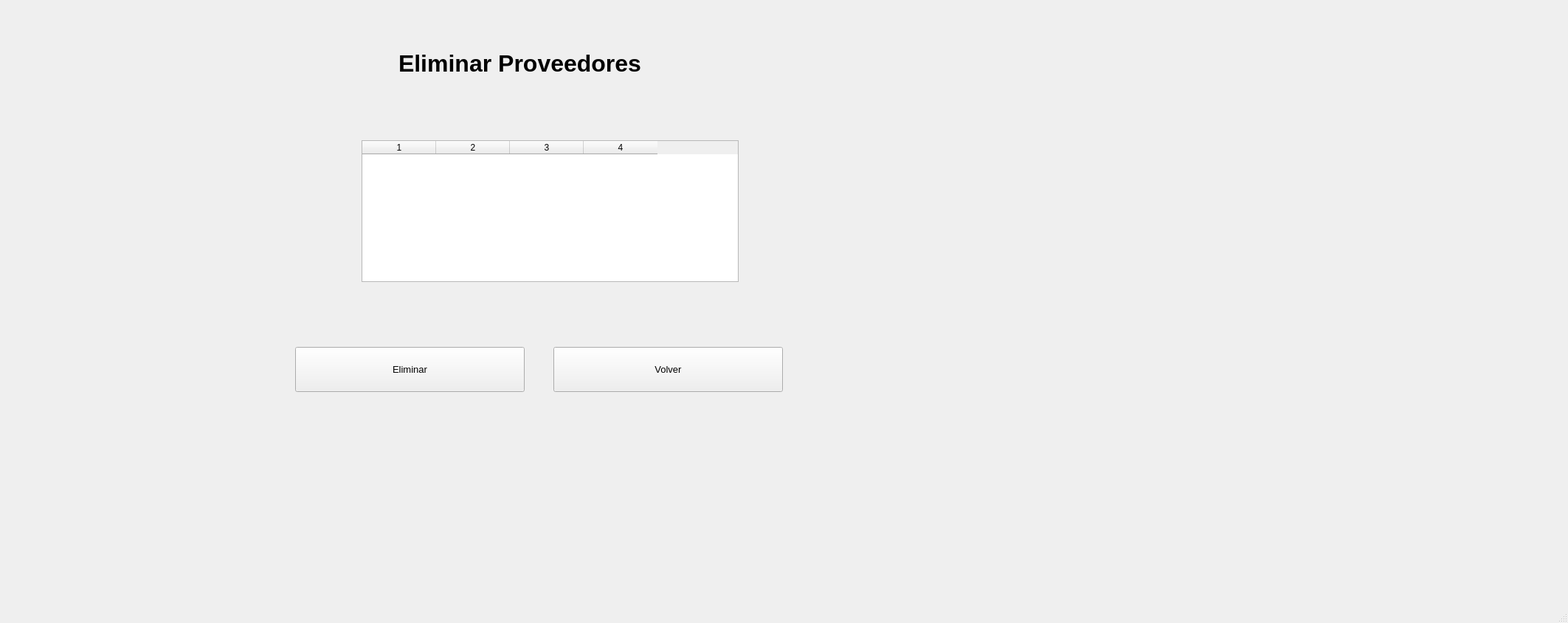
<?xml version="1.0" encoding="UTF-8"?>
<ui version="4.0">
 <class>MainWindow</class>
 <widget class="QMainWindow" name="MainWindow">
  <property name="geometry">
   <rect>
    <x>0</x>
    <y>0</y>
    <width>2125</width>
    <height>844</height>
   </rect>
  </property>
  <property name="windowTitle">
   <string>MainWindow</string>
  </property>
  <widget class="QWidget" name="centralwidget">
   <widget class="QLabel" name="lblTitulo">
    <property name="geometry">
     <rect>
      <x>540</x>
      <y>30</y>
      <width>521</width>
      <height>111</height>
     </rect>
    </property>
    <property name="font">
     <font>
      <family>Segoe UI</family>
      <pointsize>24</pointsize>
      <weight>75</weight>
      <bold>true</bold>
     </font>
    </property>
    <property name="text">
     <string>Eliminar Proveedores</string>
    </property>
   </widget>
   <widget class="QTableWidget" name="tablaProveedores">
    <property name="geometry">
     <rect>
      <x>490</x>
      <y>190</y>
      <width>511</width>
      <height>192</height>
     </rect>
    </property>
    <property name="columnCount">
     <number>4</number>
    </property>
    <column/>
    <column/>
    <column/>
    <column/>
   </widget>
   <widget class="QPushButton" name="btnEliminar">
    <property name="geometry">
     <rect>
      <x>400</x>
      <y>470</y>
      <width>311</width>
      <height>61</height>
     </rect>
    </property>
    <property name="font">
     <font>
      <family>Segoe UI</family>
      <pointsize>10</pointsize>
     </font>
    </property>
    <property name="text">
     <string>Eliminar</string>
    </property>
   </widget>
   <widget class="QPushButton" name="btnVolver">
    <property name="geometry">
     <rect>
      <x>750</x>
      <y>470</y>
      <width>311</width>
      <height>61</height>
     </rect>
    </property>
    <property name="font">
     <font>
      <family>Segoe UI</family>
      <pointsize>10</pointsize>
     </font>
    </property>
    <property name="text">
     <string>Volver</string>
    </property>
   </widget>
   <widget class="QWidget" name="imagen" native="true">
    <property name="geometry">
     <rect>
      <x>1480</x>
      <y>40</y>
      <width>411</width>
      <height>651</height>
     </rect>
    </property>
   </widget>
  </widget>
  <widget class="QMenuBar" name="menubar">
   <property name="geometry">
    <rect>
     <x>0</x>
     <y>0</y>
     <width>2125</width>
     <height>26</height>
    </rect>
   </property>
  </widget>
  <widget class="QStatusBar" name="statusbar"/>
 </widget>
 <resources/>
 <connections/>
</ui>
